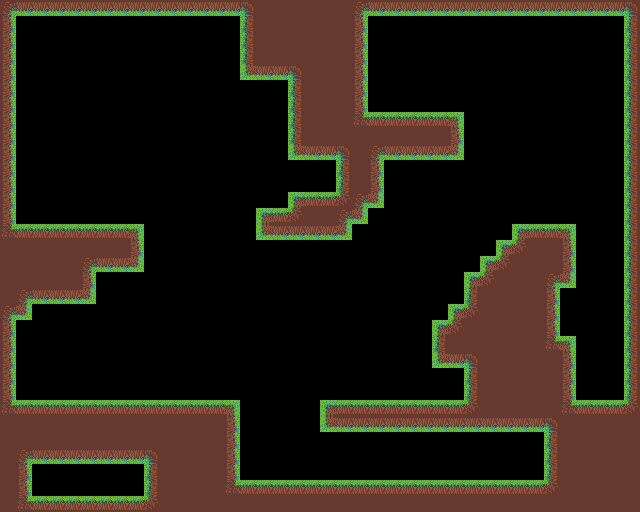

The image is a tile-based game level rendered from a .tmx file. Its description and complete source (layers, tilesets, objects, tile grids) follow:
An orthogonal 40x32 tile map with 16x16 px tiles, 1 tile layer (solid) and 6 objects (5x coin, playerSpawn).

<map version="1.9" tiledversion="1.9.0" orientation="orthogonal" renderorder="right-down" width="40" height="32" tilewidth="16" tileheight="16" infinite="0" nextlayerid="4" nextobjectid="13">
 <editorsettings>
  <export target="World.json" format="json" />
 </editorsettings>
 <tileset firstgid="1" name="grassSET" tilewidth="16" tileheight="16" tilecount="32" columns="8">
  <image source="grassSET.png" width="128" height="64" />
  <tile id="0">
   <properties>
    <property name="collides" type="bool" value="false" />
   </properties>
  </tile>
  <tile id="1">
   <properties>
    <property name="collides" type="bool" value="true" />
   </properties>
  </tile>
  <tile id="2">
   <properties>
    <property name="collides" type="bool" value="true" />
   </properties>
  </tile>
  <tile id="3">
   <properties>
    <property name="collides" type="bool" value="true" />
   </properties>
  </tile>
  <tile id="5">
   <properties>
    <property name="collides" type="bool" value="false" />
   </properties>
  </tile>
  <tile id="6">
   <properties>
    <property name="collides" type="bool" value="true" />
   </properties>
  </tile>
  <tile id="7">
   <properties>
    <property name="collides" type="bool" value="false" />
   </properties>
  </tile>
  <tile id="9">
   <properties>
    <property name="collides" type="bool" value="true" />
   </properties>
  </tile>
  <tile id="10">
   <properties>
    <property name="collides" type="bool" value="false" />
   </properties>
  </tile>
  <tile id="11">
   <properties>
    <property name="collides" type="bool" value="true" />
   </properties>
  </tile>
  <tile id="13">
   <properties>
    <property name="collides" type="bool" value="true" />
   </properties>
  </tile>
  <tile id="14">
   <properties>
    <property name="collides" type="bool" value="false" />
   </properties>
  </tile>
  <tile id="15">
   <properties>
    <property name="collides" type="bool" value="true" />
   </properties>
  </tile>
  <tile id="17">
   <properties>
    <property name="collides" type="bool" value="true" />
   </properties>
  </tile>
  <tile id="18">
   <properties>
    <property name="collides" type="bool" value="true" />
   </properties>
  </tile>
  <tile id="19">
   <properties>
    <property name="collides" type="bool" value="true" />
   </properties>
  </tile>
  <tile id="21">
   <properties>
    <property name="collides" type="bool" value="false" />
   </properties>
  </tile>
  <tile id="22">
   <properties>
    <property name="collides" type="bool" value="true" />
   </properties>
  </tile>
  <tile id="23">
   <properties>
    <property name="collides" type="bool" value="false" />
   </properties>
  </tile>
  <tile id="29">
   <properties>
    <property name="colides" type="bool" value="false" />
   </properties>
  </tile>
 </tileset>
 <objectgroup id="2" name="obj">
  <object id="4" name="playerSpawn" x="96" y="384" width="16" height="16" />
  <object id="5" name="coin" x="532" y="192" width="20" height="20" />
  <object id="9" name="coin" x="400" y="368" width="20" height="20" />
  <object id="10" name="coin" x="68" y="196" width="20" height="20" />
  <object id="11" name="coin" x="476" y="440" width="20" height="20" />
  <object id="12" name="coin" x="172" y="372" width="20" height="20" />
 </objectgroup>
 <layer id="1" name="solid" width="40" height="32">
  <data encoding="csv">
6,19,19,19,19,19,19,19,19,19,19,19,19,19,19,8,11,11,11,11,11,11,6,19,19,19,19,19,19,19,19,19,19,19,19,19,19,19,19,8,
12,0,0,0,0,0,0,0,0,0,0,0,0,0,0,10,11,11,11,11,11,11,12,0,0,0,0,0,0,0,0,0,0,0,0,0,0,0,0,10,
12,0,0,0,0,0,0,0,0,0,0,0,0,0,0,10,11,11,11,11,11,11,12,0,0,0,0,0,0,0,0,0,0,0,0,0,0,0,0,10,
12,0,0,0,0,0,0,0,0,0,0,0,0,0,0,10,11,11,11,11,11,11,12,0,0,0,0,0,0,0,0,0,0,0,0,0,0,0,0,10,
12,0,0,0,0,0,0,0,0,0,0,0,0,0,0,18,19,19,8,11,11,11,12,0,0,0,0,0,0,0,0,0,0,0,0,0,0,0,0,10,
12,0,0,0,0,0,0,0,0,0,0,0,0,0,0,0,0,0,10,11,11,11,12,0,0,0,0,0,0,0,0,0,0,0,0,0,0,0,0,10,
12,0,0,0,0,0,0,0,0,0,0,0,0,0,0,0,0,0,10,11,11,11,12,0,0,0,0,0,0,0,0,0,0,0,0,0,0,0,0,10,
12,0,0,0,0,0,0,0,0,0,0,0,0,0,0,0,0,0,10,11,11,11,22,3,3,3,3,3,4,0,0,0,0,0,0,0,0,0,0,10,
12,0,0,0,0,0,0,0,0,0,0,0,0,0,0,0,0,0,10,11,11,11,11,11,11,11,11,11,12,0,0,0,0,0,0,0,0,0,0,10,
12,0,0,0,0,0,0,0,0,0,0,0,0,0,0,0,0,0,18,19,19,8,11,6,19,19,19,19,20,0,0,0,0,0,0,0,0,0,0,10,
12,0,0,0,0,0,0,0,0,0,0,0,0,0,0,0,0,0,0,0,0,10,11,12,0,0,0,0,0,0,0,0,0,0,0,0,0,0,0,10,
12,0,0,0,0,0,0,0,0,0,0,0,0,0,0,0,0,0,0,0,0,10,11,12,0,0,0,0,0,0,0,0,0,0,0,0,0,0,0,10,
12,0,0,0,0,0,0,0,0,0,0,0,0,0,0,0,0,0,2,3,3,24,6,20,0,0,0,0,0,0,0,0,0,0,0,0,0,0,0,10,
12,0,0,0,0,0,0,0,0,0,0,0,0,0,0,0,2,3,24,11,11,6,20,0,0,0,0,0,0,0,0,0,0,0,0,0,0,0,0,10,
22,3,3,3,3,3,3,3,4,0,0,0,0,0,0,0,18,19,19,19,19,20,0,0,0,0,0,0,0,0,0,0,2,3,3,4,0,0,0,10,
11,11,11,11,11,11,11,11,12,0,0,0,0,0,0,0,0,0,0,0,0,0,0,0,0,0,0,0,0,0,0,2,24,11,11,12,0,0,0,10,
11,11,11,11,11,6,19,19,20,0,0,0,0,0,0,0,0,0,0,0,0,0,0,0,0,0,0,0,0,0,2,24,11,11,11,12,0,0,0,10,
11,11,11,11,11,12,0,0,0,0,0,0,0,0,0,0,0,0,0,0,0,0,0,0,0,0,0,0,0,2,24,11,11,11,6,20,0,0,0,10,
11,6,19,19,19,20,0,0,0,0,0,0,0,0,0,0,0,0,0,0,0,0,0,0,0,0,0,0,0,10,11,11,11,11,12,0,0,0,0,10,
6,20,0,0,0,0,0,0,0,0,0,0,0,0,0,0,0,0,0,0,0,0,0,0,0,0,0,0,2,24,11,11,11,11,12,0,0,0,0,10,
12,0,0,0,0,0,0,0,0,0,0,0,0,0,0,0,0,0,0,0,0,0,0,0,0,0,0,2,24,11,11,11,11,11,12,0,0,0,0,10,
12,0,0,0,0,0,0,0,0,0,0,0,0,0,0,0,0,0,0,0,0,0,0,0,0,0,0,10,11,11,11,11,11,11,22,4,0,0,0,10,
12,0,0,0,0,0,0,0,0,0,0,0,0,0,0,0,0,0,0,0,0,0,0,0,0,0,0,18,19,8,11,11,11,11,11,12,0,0,0,10,
12,0,0,0,0,0,0,0,0,0,0,0,0,0,0,0,0,0,0,0,0,0,0,0,0,0,0,0,0,10,11,11,11,11,11,12,0,0,0,10,
12,0,0,0,0,0,0,0,0,0,0,0,0,0,0,0,0,0,0,0,0,0,0,0,0,0,0,0,0,10,11,11,11,11,11,12,0,0,0,10,
22,3,3,3,3,3,3,3,3,3,3,3,3,3,4,0,0,0,0,0,2,3,3,3,3,3,3,3,3,24,11,11,11,11,11,22,3,3,3,24,
11,11,11,11,11,11,11,11,11,11,11,11,11,11,12,0,0,0,0,0,18,19,19,19,19,19,19,19,19,19,19,19,19,19,8,11,11,11,11,11,
11,11,11,11,11,11,11,11,11,11,11,11,11,11,12,0,0,0,0,0,0,0,0,0,0,0,0,0,0,0,0,0,0,0,10,11,11,11,11,11,
11,6,7,7,7,7,7,7,7,8,11,11,11,11,12,0,0,0,0,0,0,0,0,0,0,0,0,0,0,0,0,0,0,0,10,11,11,11,11,11,
11,14,0,0,0,0,0,0,0,16,11,11,11,11,12,0,0,0,0,0,0,0,0,0,0,0,0,0,0,0,0,0,0,0,10,11,11,11,11,11,
11,14,0,0,0,0,0,0,0,16,11,11,11,11,22,3,3,3,3,3,3,3,3,3,3,3,3,3,3,3,3,3,3,3,24,11,11,11,11,11,
11,22,23,23,23,23,23,23,23,24,11,11,11,11,11,11,11,11,11,11,11,11,11,11,11,11,11,11,11,11,11,11,11,11,11,11,11,11,11,11
</data>
 </layer>
</map>